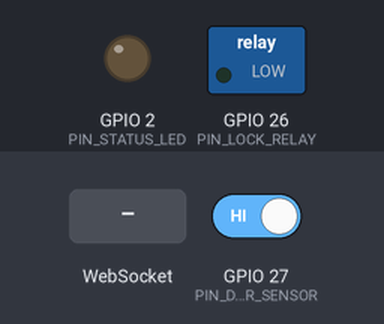
This sketch was run on a simulated ESP32. On the bench: switched loads named in the sketch (green lamp = pin HIGH), output pins drawn as LEDs (lit = HIGH). Dashed ring = blinking. The inputs (shaded band) are chosen by the test bench; at power-on: GPIO 27 (PIN_DOOR_SENSOR) HIGH. WiFi joins after 1.5 s; servers stay silent unless stated; what the sketch prints to the serial monitor is not drawn.

Above: at 0.1 s.
At 2.25 s:
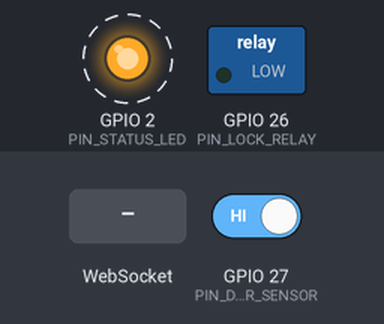
2.8 s: WebSocket text "open" received
At 2.8 s:
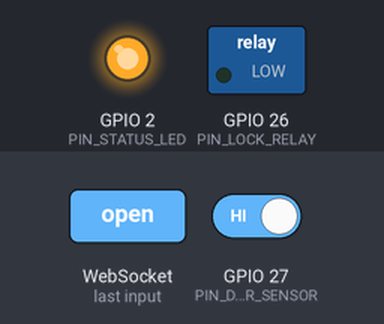
4.3 s: GPIO 27 (PIN_DOOR_SENSOR) driven LOW
5.8 s: GPIO 27 (PIN_DOOR_SENSOR) driven HIGH
Timing chart, 0 to 8.8 s (numbered marks = the images above; inputs shaded):
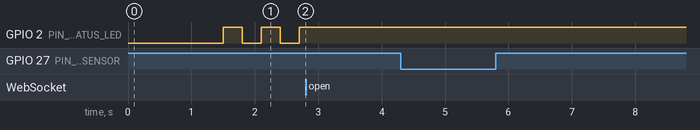

Measured:
- after the input at 2.8 s, GPIO 2 (PIN_STATUS_LED): stops changing and stays HIGH
- after the input at 4.3 s, every drawn part: stays the same
- after the input at 5.8 s, every drawn part: stays the same
- by itself, GPIO 2 (PIN_STATUS_LED): alternates HIGH for 0.30 s and LOW for 0.30 s

The sketch:

shoebox_lock.ino
```cpp
// ============================================================
//  Прошивка контроллера шкафа с тормозными башмаками
//  Плата: ESP32 (ESP32-DevKitC / WROOM-32)
//
//  Библиотеки (Arduino IDE -> Управление библиотеками):
//    - "WebSockets" by Markus Sattler (links2004)
//    - "ArduinoJson" by Benoit Blanchon (v7)
//
//  Логика:
//    1. ESP32 подключается к Wi-Fi и держит постоянное WebSocket-соединение
//       с сервером (устройство само звонит на сервер, «белый» IP на станции
//       не нужен).
//    2. Сервер присылает команду {"type":"cmd","cmd":"open"} — замок
//       открывается.
//    3. Бригада открывает дверь, берёт башмаки, закрывает дверь —
//       замок закрывается автоматически (по геркону).
//       Если дверь не открыли за UNLOCK_WINDOW_SEC — закрывается сам.
//    4. Любое изменение (замок, дверь) сразу отправляется на сервер,
//       плюс состояние раз в HEARTBEAT_SEC.
//    5. Нет связи — шкаф остаётся закрытым. Резерв — механический ключ.
// ============================================================

#include <WiFi.h>
#include <WebSocketsClient.h>
#include <ArduinoJson.h>
#include "config.h"

#define FW_VERSION "1.0.0"

WebSocketsClient ws;

enum LockState { LOCKED, UNLOCKED };
LockState lockState = LOCKED;

bool doorOpen = false;           // устойчивое (после антидребезга) состояние двери
bool doorRaw = false;
unsigned long doorRawChangedAt = 0;

unsigned long unlockedAt = 0;    // когда открыли замок
bool doorOpenedDuringUnlock = false;
bool relayOn = false;
String lastCmdId = "";

unsigned long lastHeartbeat = 0;
bool wsConnected = false;

// ------------------------------------------------------------
//  Управление реле
// ------------------------------------------------------------
void setRelay(bool on) {
  relayOn = on;
  digitalWrite(PIN_LOCK_RELAY, on ? RELAY_ACTIVE_LEVEL : !RELAY_ACTIVE_LEVEL);
}

// Физически открыть/закрыть замок с учётом его типа
void applyLock(LockState s) {
  if (LOCK_FAIL_SECURE) {
    setRelay(s == UNLOCKED);   // электромеханический: ток = открыт
  } else {
    setRelay(s == LOCKED);     // электромагнит: ток = закрыт
  }
}

// ------------------------------------------------------------
//  Отправка сообщений на сервер
// ------------------------------------------------------------
void sendJson(JsonDocument& doc) {
  if (!wsConnected) return;
  String out;
  serializeJson(doc, out);
  ws.sendTXT(out);
}

void sendState() {
  JsonDocument doc;
  doc["type"] = "state";
  doc["lock"] = lockState == LOCKED ? "locked" : "unlocked";
  doc["door"] = doorOpen ? "open" : "closed";
  doc["rssi"] = WiFi.RSSI();
  doc["uptime"] = millis() / 1000;
  doc["fw"] = FW_VERSION;
  sendJson(doc);
  lastHeartbeat = millis();
}

void sendEvent(const char* event, const char* detail = "") {
  JsonDocument doc;
  doc["type"] = "event";
  doc["event"] = event;
  doc["detail"] = detail;
  sendJson(doc);
  Serial.printf("[event] %s %s\n", event, detail);
}

void sendAck(const String& cmdId, bool ok, const char* msg) {
  JsonDocument doc;
  doc["type"] = "ack";
  doc["id"] = cmdId;
  doc["ok"] = ok;
  doc["msg"] = msg;
  sendJson(doc);
}

// ------------------------------------------------------------
//  Логика замка
// ------------------------------------------------------------
void unlock(const char* reason) {
  lockState = UNLOCKED;
  unlockedAt = millis();
  doorOpenedDuringUnlock = doorOpen;
  applyLock(UNLOCKED);
  sendEvent("unlocked", reason);
  sendState();
}

void lock(const char* reason) {
  lockState = LOCKED;
  applyLock(LOCKED);
  sendEvent("locked", reason);
  sendState();
}

void updateDoor() {
  bool raw = digitalRead(PIN_DOOR_SENSOR) == HIGH;  // геркон разомкнут = дверь открыта
  if (raw != doorRaw) {
    doorRaw = raw;
    doorRawChangedAt = millis();
  }
  if (raw != doorOpen && millis() - doorRawChangedAt > 50) {
    doorOpen = raw;
    if (doorOpen) {
      if (lockState == UNLOCKED) {
        doorOpenedDuringUnlock = true;
        sendEvent("door_opened");
      } else {
        // Дверь открыта, хотя замок закрыт: механический ключ или взлом
        sendEvent("door_opened_while_locked", "ключ или вскрытие");
      }
    } else {
      sendEvent("door_closed");
    }
    sendState();
  }
}

void updateLockTimers() {
  if (lockState != UNLOCKED) return;
  unsigned long elapsed = millis() - unlockedAt;

  // Дверь открыли и закрыли — закрываем замок (через 1 с, чтобы дверь «села»)
  if (doorOpenedDuringUnlock && !doorOpen && millis() - doorRawChangedAt > 1000) {
    lock("door_closed");
    return;
  }
  // Дверь так и не открыли
  if (!doorOpenedDuringUnlock && elapsed > UNLOCK_WINDOW_SEC * 1000UL) {
    lock("timeout");
    return;
  }
  // Защита от бесконечно открытого шкафа
  if (elapsed > UNLOCK_MAX_SEC * 1000UL) {
    lock("max_time");
    return;
  }
  // Импульсный режим для электромеханической защёлки
  if (LOCK_FAIL_SECURE && UNLOCK_PULSE_SEC > 0 && relayOn &&
      elapsed > UNLOCK_PULSE_SEC * 1000UL) {
    setRelay(false);
  }
}

// ------------------------------------------------------------
//  Приём команд с сервера
// ------------------------------------------------------------
void handleMessage(uint8_t* payload, size_t length) {
  JsonDocument doc;
  if (deserializeJson(doc, payload, length)) return;
  if (doc["type"] != "cmd") return;

  String cmd = doc["cmd"] | "";
  String id = doc["id"] | "";

  // Повтор той же команды (например, после переподключения) не выполняем дважды
  if (id.length() && id == lastCmdId) {
    sendAck(id, true, "duplicate");
    return;
  }
  lastCmdId = id;

  if (cmd == "open") {
    unlock("remote");
    sendAck(id, true, "opened");
  } else if (cmd == "close") {
    lock("remote");
    sendAck(id, true, "closed");
  } else if (cmd == "status") {
    sendState();
    sendAck(id, true, "status");
  } else {
    sendAck(id, false, "unknown command");
  }
}

void onWsEvent(WStype_t type, uint8_t* payload, size_t length) {
  switch (type) {
    case WStype_CONNECTED:
      wsConnected = true;
      Serial.println("[ws] connected");
      sendEvent("online", FW_VERSION);
      sendState();
      break;
    case WStype_DISCONNECTED:
      wsConnected = false;
      Serial.println("[ws] disconnected");
      break;
    case WStype_TEXT:
      handleMessage(payload, length);
      break;
    default:
      break;
  }
}

// ------------------------------------------------------------
//  Связь
// ------------------------------------------------------------
void connectWifi() {
  WiFi.mode(WIFI_STA);
  WiFi.setAutoReconnect(true);
  WiFi.begin(WIFI_SSID, WIFI_PASSWORD);
  Serial.printf("[wifi] connecting to %s", WIFI_SSID);
  unsigned long start = millis();
  while (WiFi.status() != WL_CONNECTED && millis() - start < 20000) {
    delay(500);
    Serial.print(".");
  }
  Serial.println(WiFi.status() == WL_CONNECTED ? " ok" : " failed (retrying in background)");
}

void connectServer() {
  String path = String("/ws/device?id=") + DEVICE_ID + "&token=" + DEVICE_TOKEN;
  if (USE_TLS) {
    ws.beginSSL(SERVER_HOST, SERVER_PORT, path.c_str());
  } else {
    ws.begin(SERVER_HOST, SERVER_PORT, path.c_str());
  }
  ws.onEvent(onWsEvent);
  ws.setReconnectInterval(5000);
  ws.enableHeartbeat(15000, 5000, 2);  // ping каждые 15 с, 2 пропуска = обрыв
}

void updateStatusLed() {
  // Связь есть — горит постоянно, нет — мигает
  if (wsConnected) {
    digitalWrite(PIN_STATUS_LED, HIGH);
  } else {
    digitalWrite(PIN_STATUS_LED, (millis() / 300) % 2);
  }
}

// ------------------------------------------------------------
void setup() {
  Serial.begin(115200);
  pinMode(PIN_LOCK_RELAY, OUTPUT);
  pinMode(PIN_DOOR_SENSOR, INPUT_PULLUP);
  pinMode(PIN_STATUS_LED, OUTPUT);

  applyLock(LOCKED);  // при старте шкаф всегда закрыт
  doorOpen = doorRaw = digitalRead(PIN_DOOR_SENSOR) == HIGH;

  Serial.printf("\nShoebox lock %s, id=%s\n", FW_VERSION, DEVICE_ID);
  connectWifi();
  connectServer();
}

void loop() {
  ws.loop();
  updateDoor();
  updateLockTimers();
  updateStatusLed();

  if (millis() - lastHeartbeat > HEARTBEAT_SEC * 1000UL) {
    sendState();
  }
}
```

config.h
```cpp
// ============================================================
//  Настройки конкретного шкафа. Меняйте ТОЛЬКО этот файл.
// ============================================================
#pragma once

// --- Сеть Wi-Fi (точка доступа / 4G-роутер на посту ЭЦ) ---
#define WIFI_SSID      "Station_WiFi"
#define WIFI_PASSWORD  "change_me"

// --- Сервер управления (компьютер ДНЦ или сервер в сети дороги) ---
#define SERVER_HOST    "192.168.1.100"   // IP или доменное имя сервера
#define SERVER_PORT    8000
#define USE_TLS        false             // true -> wss:// (в боевой сети обязательно)

// --- Идентификация шкафа (должны совпадать с devices.json на сервере) ---
#define DEVICE_ID      "korshuniha-1"
#define DEVICE_TOKEN   "secret-token-korshuniha-1"

// --- Подключение ---
#define PIN_LOCK_RELAY   26   // реле / MOSFET, управляющий замком
#define PIN_DOOR_SENSOR  27   // геркон двери (на GND, внутренняя подтяжка)
#define PIN_STATUS_LED   2    // встроенный светодиод: мигает = нет связи

// Тип замка:
//   true  — электромеханический (нормально закрыт): ток подан = ОТКРЫТ.
//           При пропадании питания шкаф остаётся закрытым.
//   false — электромагнитный (нормально открыт): ток подан = ЗАКРЫТ.
#define LOCK_FAIL_SECURE  true

// Уровень на выводе, при котором реле включено (у большинства модулей реле — LOW)
#define RELAY_ACTIVE_LEVEL  HIGH

// Сколько секунд замок остаётся открытым, если дверь так и не открыли
#define UNLOCK_WINDOW_SEC   60
// Максимум секунд, сколько замок держится открытым (защита от «забыли закрыть»)
#define UNLOCK_MAX_SEC      600
// Электромеханическую защёлку нельзя держать под током долго — импульс, сек.
// (0 = держать ток всё время, пока открыт; для замков с «памятью» ставьте 3–5)
#define UNLOCK_PULSE_SEC    0

// Период отправки состояния на сервер, сек
#define HEARTBEAT_SEC       10
```
